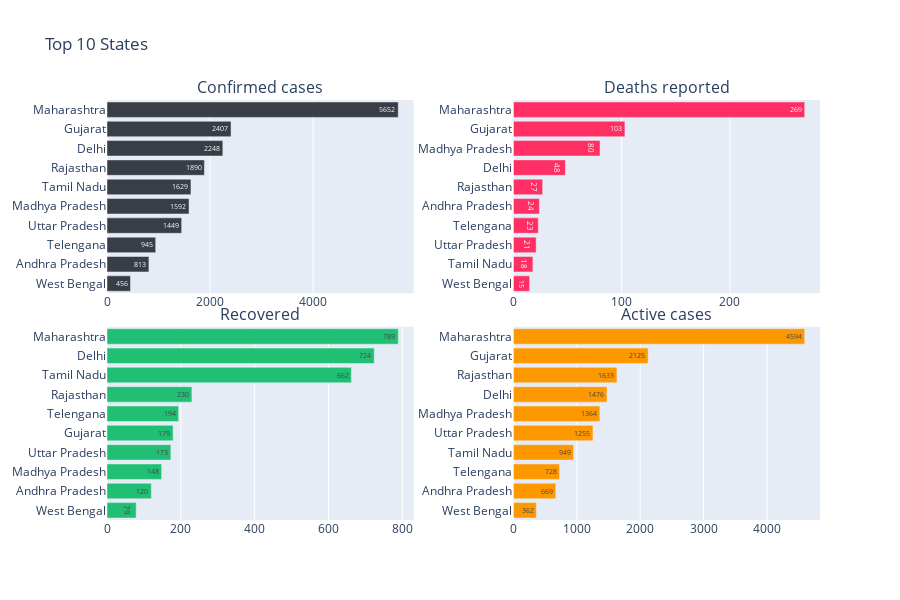

Here is the notebook cell this chart was saved with:
### Code cell
#Creating Figures
plot_c = px.bar(top_10.sort_values('Confirmed') ,x="Confirmed",y = top_10.sort_values('Confirmed').index,
               text='Confirmed', orientation='h', color_discrete_sequence = [cnf])

plot_d = px.bar(top_10.sort_values('Deaths'),x="Deaths",y = top_10.sort_values('Deaths').index,
               text='Deaths', orientation='h', color_discrete_sequence = [dth])

plot_r = px.bar(top_10.sort_values('Cured'),x="Cured",y = top_10.sort_values('Cured').index,
               text='Cured', orientation='h', color_discrete_sequence = [rec])

plot_a = px.bar(top_10.sort_values('Active'),x="Active",y = top_10.sort_values('Active').index,
               text='Active', orientation='h', color_discrete_sequence = [act])


# plot
fig = make_subplots(rows=2, cols=2, shared_xaxes=False, horizontal_spacing=0.14, vertical_spacing=0.08,
                    subplot_titles=('Confirmed cases', 'Deaths reported', 'Recovered', 'Active cases'))

fig.add_trace(plot_c['data'][0],row=1, col=1)
fig.add_trace(plot_d['data'][0],row=1, col=2)
fig.add_trace(plot_r['data'][0],row=2, col=1)
fig.add_trace(plot_a['data'][0],row=2, col=2)

fig.update_layout(height=600 ,title_text="Top 10 States ")

### Figure 1 — Plotly figure (JSON) as saved in the notebook; plotly's stock layout.template omitted (floating-point values rounded to 4 significant figures)
{"data": [{"alignmentgroup": "True", "hoverlabel": {"namelength": 0}, "hovertemplate": "Confirmed=%{text}<br>y=%{y}", "legendgroup": "", "marker": {"color": "#393e46"}, "name": "", "offsetgroup": "", "orientation": "h", "showlegend": false, "text": [456, 813, 945, 1449, 1592, 1629, 1890, 2248, 2407, 5652], "textposition": "auto", "type": "bar", "x": [456, 813, 945, 1449, 1592, 1629, 1890, 2248, 2407, 5652], "xaxis": "x", "y": ["West Bengal", "Andhra Pradesh", "Telengana", "Uttar Pradesh", "Madhya Pradesh", "Tamil Nadu", "Rajasthan", "Delhi", "Gujarat", "Maharashtra"], "yaxis": "y"}, {"alignmentgroup": "True", "hoverlabel": {"namelength": 0}, "hovertemplate": "Deaths=%{text}<br>y=%{y}", "legendgroup": "", "marker": {"color": "#ff2e63"}, "name": "", "offsetgroup": "", "orientation": "h", "showlegend": false, "text": [15, 18, 21, 23, 24, 27, 48, 80, 103, 269], "textposition": "auto", "type": "bar", "x": [15, 18, 21, 23, 24, 27, 48, 80, 103, 269], "xaxis": "x2", "y": ["West Bengal", "Tamil Nadu", "Uttar Pradesh", "Telengana", "Andhra Pradesh", "Rajasthan", "Delhi", "Madhya Pradesh", "Gujarat", "Maharashtra"], "yaxis": "y2"}, {"alignmentgroup": "True", "hoverlabel": {"namelength": 0}, "hovertemplate": "Cured=%{text}<br>y=%{y}", "legendgroup": "", "marker": {"color": "#21bf73"}, "name": "", "offsetgroup": "", "orientation": "h", "showlegend": false, "text": [79, 120, 148, 173, 179, 194, 230, 662, 724, 789], "textposition": "auto", "type": "bar", "x": [79, 120, 148, 173, 179, 194, 230, 662, 724, 789], "xaxis": "x3", "y": ["West Bengal", "Andhra Pradesh", "Madhya Pradesh", "Uttar Pradesh", "Gujarat", "Telengana", "Rajasthan", "Tamil Nadu", "Delhi", "Maharashtra"], "yaxis": "y3"}, {"alignmentgroup": "True", "hoverlabel": {"namelength": 0}, "hovertemplate": "Active=%{text}<br>y=%{y}", "legendgroup": "", "marker": {"color": "#fe9801"}, "name": "", "offsetgroup": "", "orientation": "h", "showlegend": false, "text": [362, 669, 728, 949, 1255, 1364, 1476, 1633, 2125, 4594], "textposition": "auto", "type": "bar", "x": [362, 669, 728, 949, 1255, 1364, 1476, 1633, 2125, 4594], "xaxis": "x4", "y": ["West Bengal", "Andhra Pradesh", "Telengana", "Tamil Nadu", "Uttar Pradesh", "Madhya Pradesh", "Delhi", "Rajasthan", "Gujarat", "Maharashtra"], "yaxis": "y4"}], "layout": {"annotations": [{"font": {"size": 16}, "showarrow": false, "text": "Confirmed cases", "x": 0.215, "xanchor": "center", "xref": "paper", "y": 1, "yanchor": "bottom", "yref": "paper"}, {"font": {"size": 16}, "showarrow": false, "text": "Deaths reported", "x": 0.785, "xanchor": "center", "xref": "paper", "y": 1, "yanchor": "bottom", "yref": "paper"}, {"font": {"size": 16}, "showarrow": false, "text": "Recovered", "x": 0.215, "xanchor": "center", "xref": "paper", "y": 0.46, "yanchor": "bottom", "yref": "paper"}, {"font": {"size": 16}, "showarrow": false, "text": "Active cases", "x": 0.785, "xanchor": "center", "xref": "paper", "y": 0.46, "yanchor": "bottom", "yref": "paper"}], "height": 600, "title": {"text": "Top 10 States "}, "xaxis": {"anchor": "y", "domain": [0, 0.43]}, "xaxis2": {"anchor": "y2", "domain": [0.57, 1]}, "xaxis3": {"anchor": "y3", "domain": [0, 0.43]}, "xaxis4": {"anchor": "y4", "domain": [0.57, 1]}, "yaxis": {"anchor": "x", "domain": [0.54, 1]}, "yaxis2": {"anchor": "x2", "domain": [0.54, 1]}, "yaxis3": {"anchor": "x3", "domain": [0, 0.46]}, "yaxis4": {"anchor": "x4", "domain": [0, 0.46]}}}
